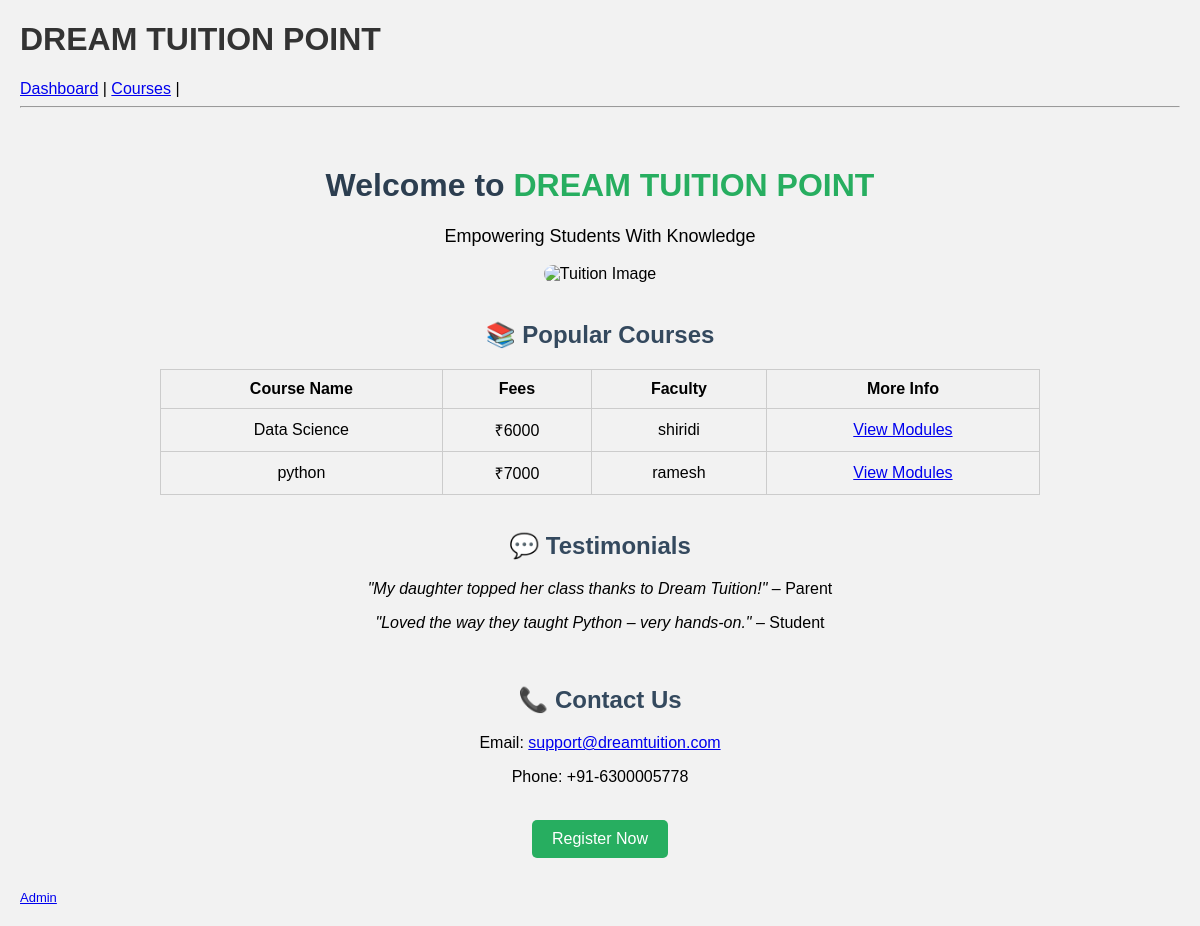
Before: / with the older database file.
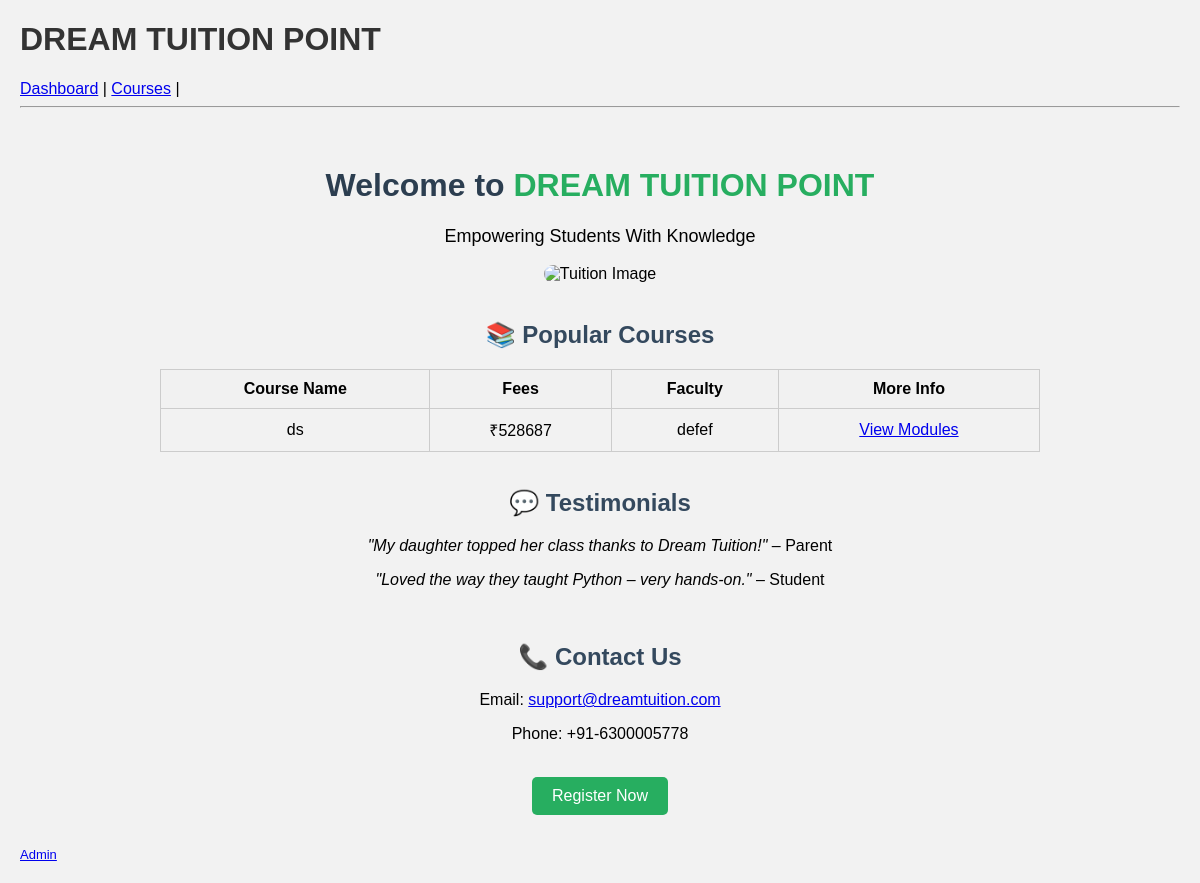
After: the same page with the newer database file.
### tables this page shows
CREATE TABLE courses (
    course_id int PRIMARY KEY,
    course_name TEXT NOT NULL,
    fees INTEGER NOT NULL,
    faculty_name TEXT NOT NULL,
    datetime_value TEXT NOT NULL,
    duration TEXT NOT NULL
);

### app.py (the view)
@app.route('/')
def index():
    if session.get('role') == 'admin':
        return render_template('admin/index.html', page="home")
    else:
        conn = sqlite3.connect('database.db')
        cur = conn.cursor()
        cur.execute("SELECT * FROM courses")
        courses = cur.fetchall()
        conn.close()
        return render_template('student/student_home.html', courses=courses, page="student_home")

### app.py (called while the page is built)
@app.before_request
def set_role():
    session.setdefault('role', 'student')  # or 'student'

### templates/student/student_home.html
{% extends "layout.html" %}
{% block content %}
<div class="container" style="padding: 30px; text-align: center;">
    <h1 style="color: #2c3e50;">Welcome to <span style="color: #27ae60;">DREAM TUITION POINT</span></h1>
    <p style="font-size: 18px;">Empowering Students With Knowledge</p>
    <img src="{{ url_for('static', filename='tuition.jpeg') }}" alt="Tuition Image" width="600" style="border-radius: 10px;"><br><br>
    <h2 style="color: #34495e;">📚 Popular Courses</h2>
    <table border="1" style="margin: 0 auto; border-collapse: collapse; width: 80%;">
        <tr style="background-color: #f1f1f1;">
            <th>Course Name</th>
            <th>Fees</th>
            <th>Faculty</th>
            <th>More Info</th>
        </tr>
        {% for course in courses %}
        <tr>
            <td>{{ course[1] }}</td>
            <td>₹{{ course[2] }}</td>
            <td>{{ course[3] }}</td>
            <td><a href="{{ url_for('course_details', course_id=course[0]) }}">View Modules</a></td>
        </tr>
        {% endfor %}
    </table>
    <br><h2 style="color: #34495e;">💬 Testimonials</h2>
    <p><i>"My daughter topped her class thanks to Dream Tuition!"</i> – Parent</p>
    <p><i>"Loved the way they taught Python – very hands-on."</i> – Student</p>
    <br><h2 style="color: #34495e;">📞 Contact Us</h2>
    <p>Email: <a href="mailto:support@dreamtuition.com">support@dreamtuition.com</a></p>
    <p>Phone: +91-6300005778</p>
    <br><a href="{{ url_for('add_student') }}">
        <button style="padding: 10px 20px; font-size: 16px; background-color: #27ae60; color: white; border: none; border-radius: 5px;">Register Now</button>
    </a>
</div>
{% endblock %}

### templates/layout.html (shortened to what this page needs)
<!DOCTYPE html>
<html>
    <head>
        <link rel="stylesheet" href="{{ url_for('static', filename='style.css') }}">
    </head>
<body class="{{ page }}">
    <h1>DREAM TUITION POINT</h1>
    {% if session.get('role') == 'admin' %}
    <a href="/students">Students</a>  |
    <a href="/add">Add Student</a>  |
    <a href="/courses">Courses</a>  |
    <a href="/addcourse">Add Course</a> |
    <a href="/logout">Logout</a>
  {% else %}
    <a href="/student_home">Dashboard</a>   |
    <a href="/available_courses">Courses</a>  |
  {% endif %}
    <hr>
    {% block content %}{% endblock %}
    {% if session.get('role') != 'admin' %}
    <footer>
        <a href="/admin_login" style="font-size: small;">Admin</a>
    </footer>
    {% endif %}
</body>
</html>

### static/style.css (style rules this page uses)
body { font-family: Arial; margin: 20px; background-color: #f2f2f2; }
h1, h2 { color: #333; }
table { border-collapse: collapse; width: 70%; }
th, td { padding: 10px; border: 1px solid #ccc; }

Changed rows visible on the page:
removed courses: course_name "python", fees "7000", faculty_name "ramesh"
changed courses: course_name "Data Science" → "ds"; fees "6000" → "528687"; faculty_name "shiridi" → "defef"
